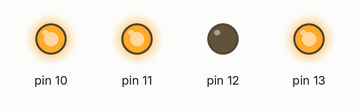
The sketch below on a simulated Arduino Uno, built with avr-gcc and run on an emulated ATmega328P. On the bench: output pins drawn as LEDs (lit = HIGH).

Above: at 0.5 s.
At 1.2 s:
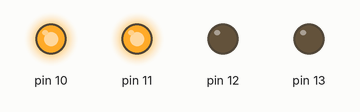
Timing chart, 0 to 3.0 s (numbered marks = the images above):
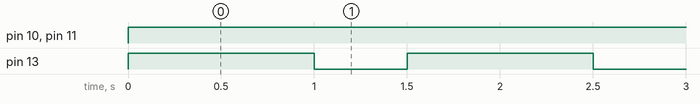

Measured:
- by itself, pin 10, pin 11: LOW → HIGH at 0.00 s
- by itself, pin 13: alternates HIGH for 1.0 s and LOW for 0.50 s

The sketch:

car0.ino
```cpp
//*
//Project：car
//BY：Robot_LI
//Time：2017/11/02
////////////////////////////////////////////////////////////////////

/////////////////////////*声明变量、常量*//////////////////////////////////

/////////////////////////*声明变量、常量*//////////////////////////////////


//////////////////////////////*初始化*//////////////////////////////////

/////////////////////////////////初始化///////////////////////////////
void setup()
{
    pinMode(10,OUTPUT); //设置电机A的转速控制为10号引脚
    pinMode(11,OUTPUT); //设置电机B的转速控制为11号引脚
    pinMode(12,OUTPUT);//设置电机A的转向控制为12号引脚
    pinMode(13,OUTPUT);//设置电机B的转向控制为13号引脚
}
/////////////////////////////////初始化///////////////////////////////

///////////////////////////*主函数*////////////////////////////////////
void loop()
{
    zhixing(); //调用直行子程序。
    delay(1000); //设置延时（即按照上一句是意思是直行1000毫秒）
    youzhuan(); //调用右转子程序。
    delay(500); //设置延时（即按照上一句意思是右转500毫秒）


}
///////////////////////////*主函数*////////////////////////////////////

///////////////////////////*直行子函数*////////////////////////////////////
void zhixing()
{
    digitalWrite(10,HIGH);
    digitalWrite(11,HIGH);
    digitalWrite(12,LOW);
    digitalWrite(13,HIGH);
}
///////////////////////////*直行子函数*////////////////////////////////////

///////////////////////////*后退子程序*///////////////////////////////////
void houtui()
{
    digitalWrite(10,HIGH);
    digitalWrite(11,HIGH);
    digitalWrite(12,HIGH);
    digitalWrite(13,LOW);
}
///////////////////////////*后退子程序*///////////////////////////////////

///////////////////////////*左转子程序*///////////////////////////////////
void zuozhuan()
{
    digitalWrite(10,HIGH);
    digitalWrite(11,HIGH);
    digitalWrite(12,HIGH);
    digitalWrite(13,HIGH);
}
///////////////////////////*左转子程序*///////////////////////////////////

///////////////////////////*右转子程序*///////////////////////////////////
void youzhuan()
{
      digitalWrite(10,HIGH);
      digitalWrite(11,HIGH);
      digitalWrite(12,LOW);
      digitalWrite(13,LOW);

    }
///////////////////////////*右转子程序*///////////////////////////////////
```
